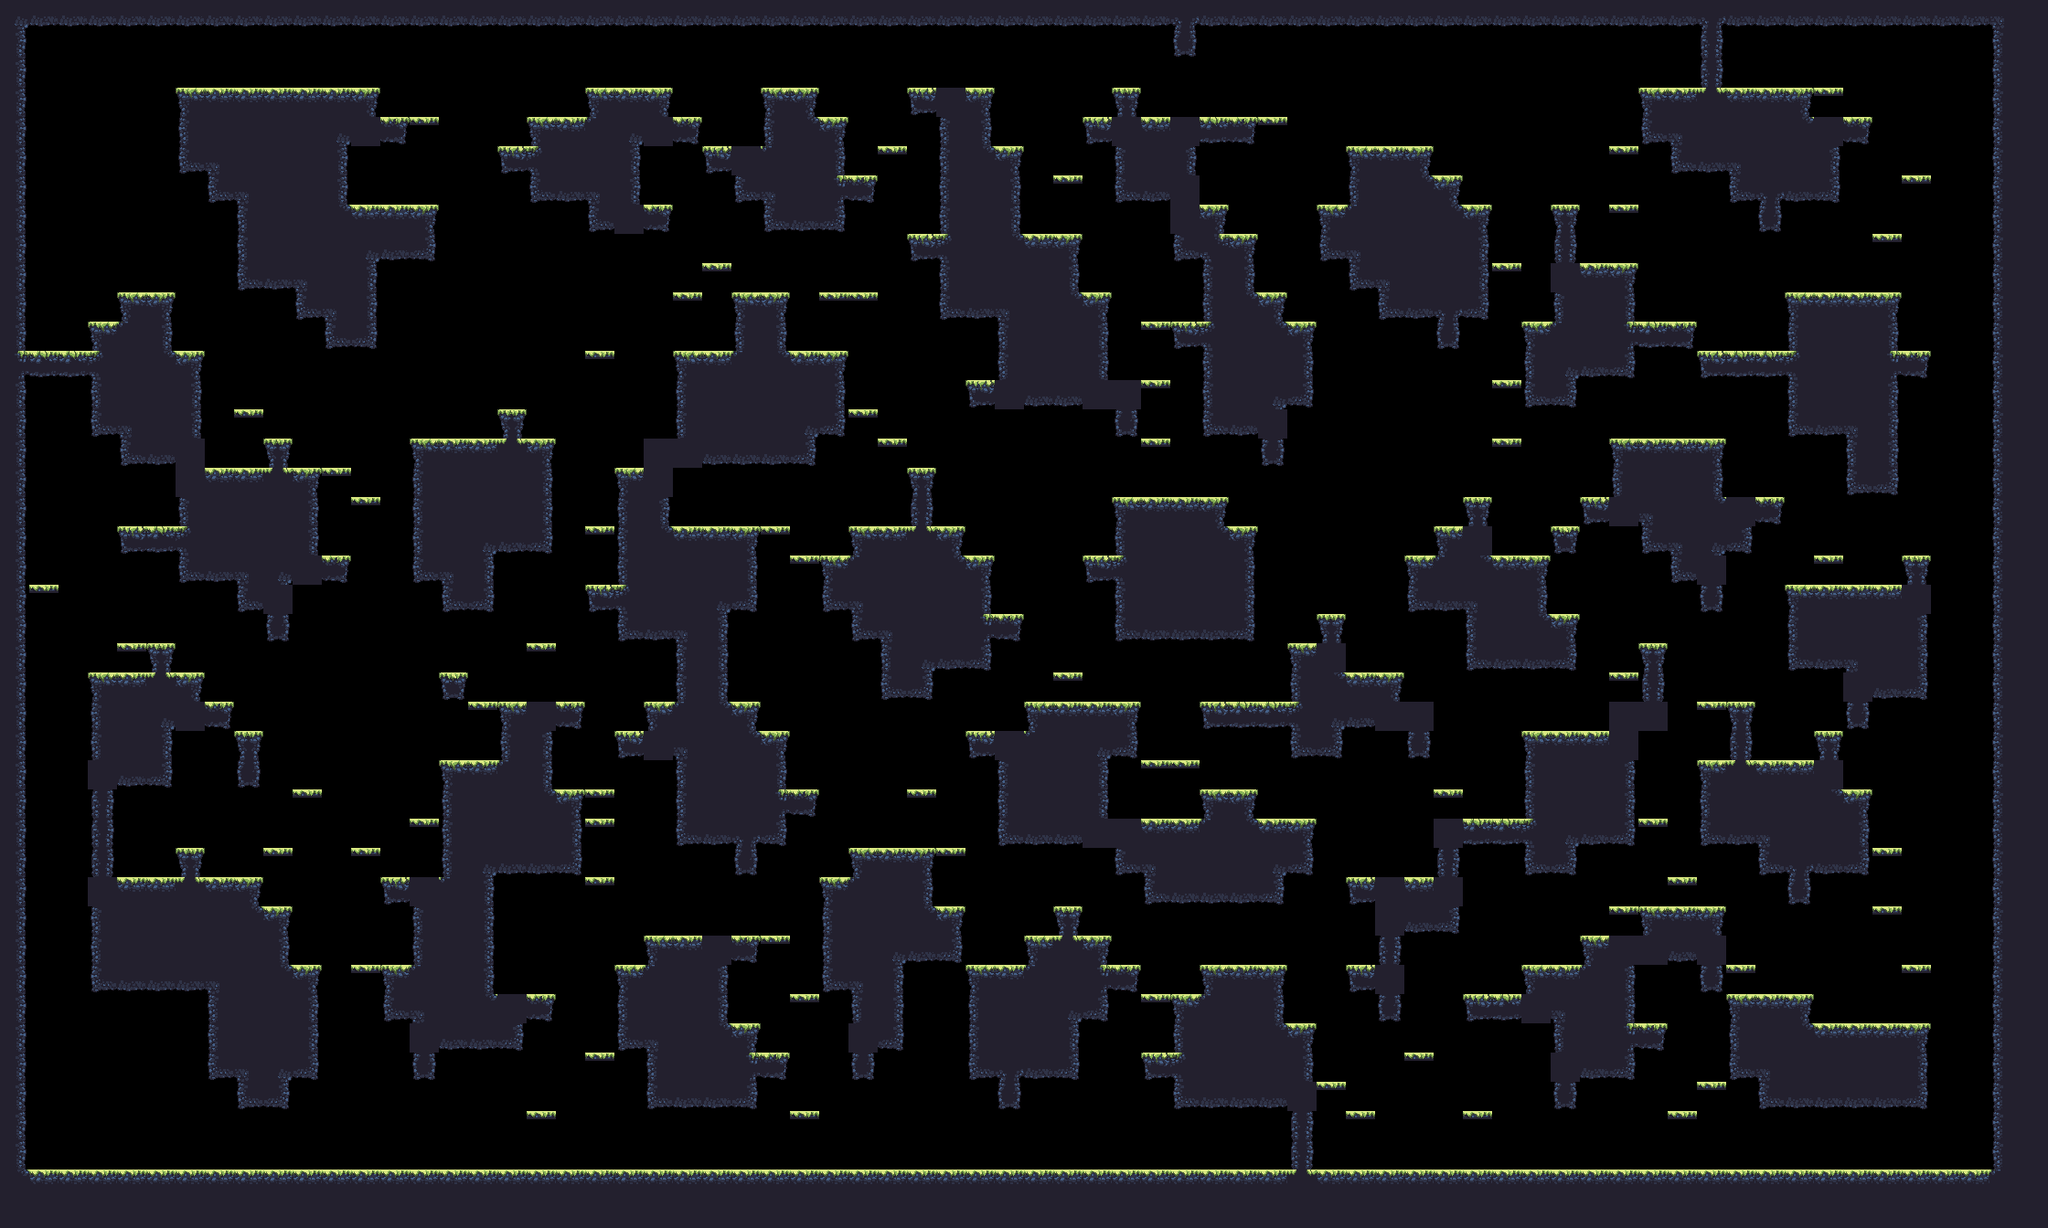

Rendered tile map (Tiled .tmx) drawn with the repository's tilesets; below, a short description and the map source with its tile grids summarised:
An orthogonal 70x42 tile map with 32x32 px tiles, 1 tile layer (main) and 17 objects (9x spawn, spawnPlayer0, spawnCrown0, spawnPlayer1, spawnCrown1, ...).

<map compressionlevel="0" height="42" infinite="0" nextlayerid="3" nextobjectid="4" orientation="orthogonal" renderorder="right-down" tiledversion="1.3.2" tileheight="32" tilewidth="32" version="1.2" width="70">
 <tileset firstgid="1" source="forest_summer_tile_set.tsx" />
 <layer height="42" id="1" name="main" width="70">
  <data>[2940 cells, 1336 non-empty, 26 distinct tile ids]</data>
 </layer>
 <objectgroup id="2" name="objects"><object id="1" name="spawnPlayer0" x="160" y="272.0" /><object id="2" name="spawnCrown0" x="96" y="304.0" /><object id="3" name="spawnPlayer1" x="2112" y="336.0" /><object id="4" name="spawnCrown1" x="2048" y="80.0" /><object id="5" name="spawnPlayer2" x="64" y="1232.0" /><object id="6" name="spawnCrown2" x="96" y="1232.0" /><object id="7" name="spawnPlayer3" x="2080" y="1072.0" /><object id="8" name="spawnCrown3" x="2144" y="1232.0" /><object id="9" name="spawn" x="2080" y="1072.0" /><object id="10" name="spawn" x="128" y="688.0" /><object id="11" name="spawn" x="1952" y="1040.0" /><object id="12" name="spawn" x="800" y="272.0" /><object id="13" name="spawn" x="1184" y="720.0" /><object id="14" name="spawn" x="1056" y="1232.0" /><object id="15" name="spawn" x="1440" y="624.0" /><object id="16" name="spawn" x="288" y="912.0" /><object id="17" name="spawn" x="1920" y="1040.0" /></objectgroup></map>
